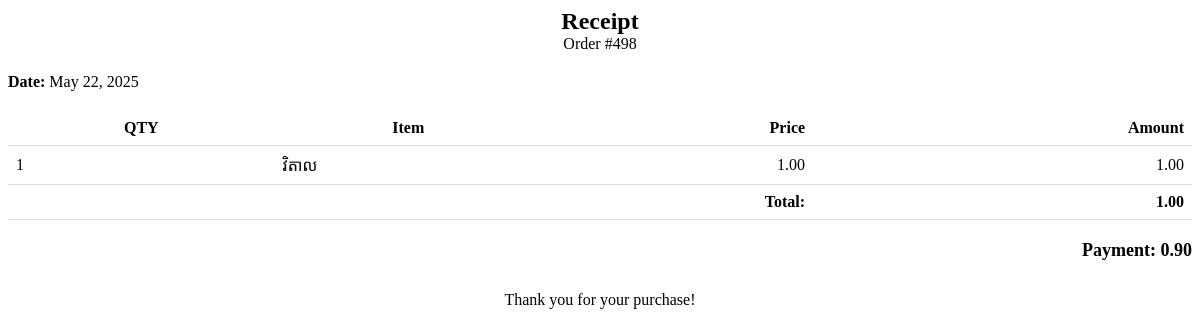
Screenshot of /receipt.php?id=498 with the database file from the repository.
### tables this page shows
CREATE TABLE `saleproduct` (
  `id` int(10) unsigned NOT NULL AUTO_INCREMENT,
  `sale_id` int(11) unsigned NOT NULL,
  `pro_id` int(11) unsigned NOT NULL,
  `price` float(10,2) NOT NULL,
  `qty` int(11) NOT NULL,
  `create_at` datetime NOT NULL DEFAULT current_timestamp(),
  `update_at` datetime NOT NULL DEFAULT current_timestamp(),
  PRIMARY KEY (`id`),
  KEY `sale_id` (`sale_id`,`pro_id`),
  KEY `pro_id` (`pro_id`)
);

CREATE TABLE `products` (
  `id` int(10) unsigned NOT NULL AUTO_INCREMENT,
  `sub_id` int(11) unsigned DEFAULT NULL,
  `pro_name` varchar(100) DEFAULT NULL,
  `price` decimal(10,2) DEFAULT NULL,
  `image` varchar(100) NOT NULL,
  `create_at` datetime NOT NULL DEFAULT current_timestamp(),
  `update_at` datetime NOT NULL DEFAULT current_timestamp(),
  PRIMARY KEY (`id`),
  KEY `category_id` (`sub_id`),
  KEY `sub_id` (`sub_id`)
);

### receipt.php (the view, shortened to what this page needs)
<?php
include 'db_connect.php';
$items = $conn->query("SELECT s.*,p.pro_name FROM saleproduct s INNER JOIN products p ON p.id = s.pro_id WHERE s.sale_id  = $id ");
$payment = $conn->query("SELECT payment
FROM payment
WHERE sale_id = $id
GROUP BY payment;")
?>
<div class="container-fluid">
	<div class="receipt-header">
		<h2>Receipt</h2>
		<p>Order #<?php echo $id; ?></p>
	</div>
	<div class="receipt-details">
		<p><strong>Date:</strong> <?php echo date("M d, Y", strtotime($create_at)) ?></p>
	</div>
	<table class="receipt-table">
		<thead>
			<tr>
				<th>QTY</th>
				<th>Item</th>
				<th class="text-right">Price</th>
				<th class="text-right">Amount</th>
			</tr>
		</thead>
		<tbody>
			<?php
			$total = 0;
			while ($row = $items->fetch_assoc()) :
				$amount = $row['price'] * $row['qty'];
				$total += $amount;
			?>
				<tr>
					<td><?php echo $row['qty'] ?></td>
					<td><?php echo $row['pro_name'] ?></td>
					<td class="text-right"><?php echo number_format($row['price'], 2) ?></td>
					<td class="text-right"><?php echo number_format($amount, 2) ?></td>
				</tr>
			<?php endwhile; ?>
		</tbody>
		<tfoot>
			<tr>
				<td colspan="3" class="text-right"><strong>Total:</strong></td>
				<td class="text-right"><strong><?php echo number_format($total, 2) ?></strong></td>
			</tr>
		</tfoot>
	</table>
	<div class="receipt-total">
		<?php
		while ($row = $payment->fetch_assoc()) :
		?>
			<p>Payment: <?php echo number_format($row['payment'], 2) ?></p>
		<?php endwhile; ?>
	</div>
	<div class="text-center" style="margin-top: 30px;">
		<p>Thank you for your purchase!</p>
	</div>
</div>

### receipt.php (style rules this page uses)
.text-center { text-align: center; }
.text-right { text-align: right; }
p { margin: unset; }
.receipt-header { text-align: center; margin-bottom: 20px; }
.receipt-header h2 { margin: 0; font-size: 24px; }
.receipt-details { margin-bottom: 20px; }
.receipt-table { width: 100%; border-collapse: collapse; margin-bottom: 20px; }
.receipt-table th, .receipt-table td { padding: 8px; border-bottom: 1px solid #ddd; }
.receipt-total { margin-top: 20px; text-align: right; font-size: 18px; font-weight: bold; }

### rows the page displays
saleproduct: qty "1", products.pro_name "វិតាល", price "1.00"

### other values shown
$id "498"
date("M d, Y", strtotime($create_at)) "May 22, 2025"
$total "1.00"
$row['payment'] "0.90"
